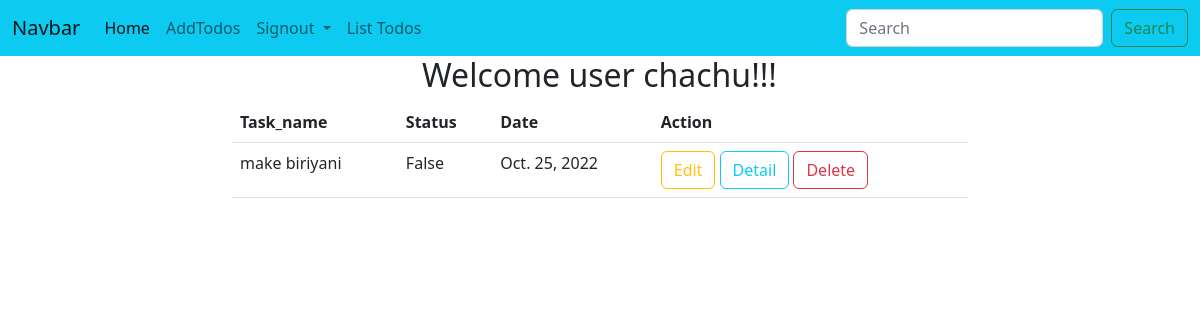
The page /home (signed in) on the database its author committed.
### todoapp/models.py (models this page shows)
class Todos(models.Model):
    task_name=models.CharField(max_length=120)
    user=models.ForeignKey(User,on_delete=models.CASCADE)
    status=models.BooleanField(default=False)
    created_date=models.DateField(auto_now_add=True)
    def __str__(self):
        return self.task_name

### todoapp/views.py (the view)
# urls.py: path("home",views.IndexView.as_view(),name="index"),
@method_decorator(signin_required,name="dispatch")
class IndexView(TemplateView):
    template_name = "home.html"
    def get_context_data(self, **kwargs):
        context=super().get_context_data(**kwargs)
        context["Todos"]=Todos.objects.filter(user=self.request.user,status=False)
        return context

### todoapp/templates/home.html (shortened to what this page needs)
{%extends 'base.html'%}
{%block body_block%}
<div class="container">
    <div class="row">
        <div class="col-4"></div>
        <div class="col-4">
            <h2>Welcome user {{request.user}}!!!</h2>
        </div>
        <div class="col-4"></div>
    </div>
     <div class="row">
        <div class="col-2"></div>
        <div class="col-8">
            {%if Todos%}
            <table class="table">
                <tr>
                    <th>Task_name</th>
                    <th>Status</th>
                    <th>Date</th>
                    <th>Action</th>
                </tr>
                 {%for todo in Todos%}
                <tr>
                    <td>{{todo.task_name}}</td>
                    <td>{{todo.status}}</td>
                    <td>{{todo.created_date}}</td>
                    <td>
                        <a href="{%url 'edit-todo' todo.id%}" class="btn btn-outline-warning">Edit</a>
                        <a href="{%url 'todo-detail' todo.id%}" class="btn btn-outline-info">Detail</a>
                        <a href="{%url 'remove-todo' todo.id%}" class="btn btn-outline-danger">Delete</a>
                    </td>
                </tr>
                {%endfor%}
            </table>
           {%else%}
            <h2 class="text-danger">No ToDos</h2>
            {%endif%}
        </div>
        <div class="col-2"></div>
    </div>
</div>
{%endblock%}

### rows shown on the page
Todos: task_name "make biriyani", status "False", created_date "Oct. 25, 2022"

### other values the page prints
{{ request.user }} "chachu"
